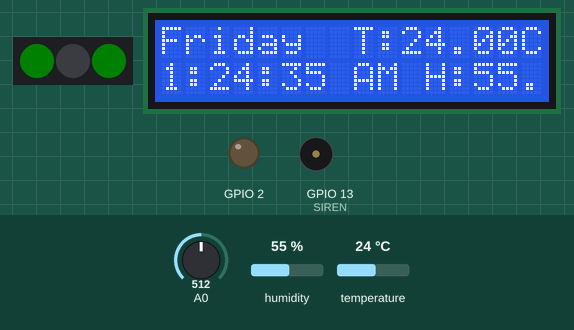
This sketch was run on a simulated ESP8266 (NodeMCU). On the bench: 3 RGB LEDs in strip order, left to right, 16×2 character LCD, output pins drawn as LEDs (lit = HIGH), buzzer (waves = sounding, pin HIGH). The inputs (shaded band) are chosen by the test bench; at power-on: humidity 55 %, temperature 24 °C, A0 = 512. Dim RGB values are drawn brighter than linear; WiFi joins after 1.5 s; servers stay silent unless stated; network time is answered at once with the bench clock; the local clock reads 2024-03-15 10:24:30 at power-on unless the sketch sets it; what the sketch prints to the serial monitor is not drawn.

Above: at 5.26 s.
5.3 s: humidity set to 59 %
At 6.7 s:
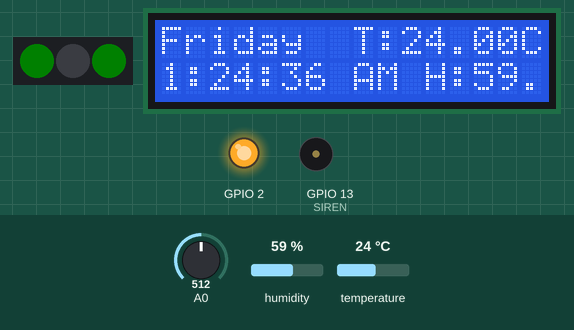
7.5 s: humidity set to 62 %
At 10.4 s:
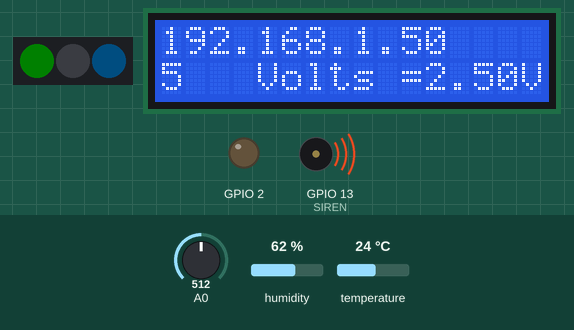
10.5 s: temperature set to 22 °C
13.5 s: temperature set to 19 °C
At 14.84 s:
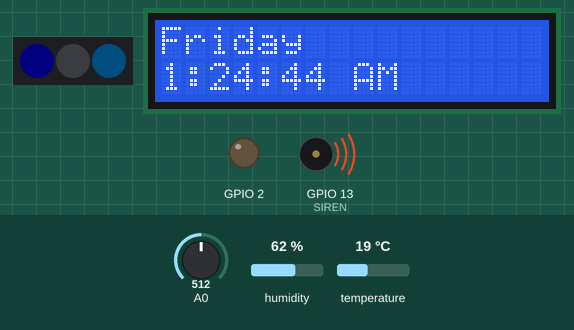
16.1 s: temperature set to 33 °C
At 16.8 s:
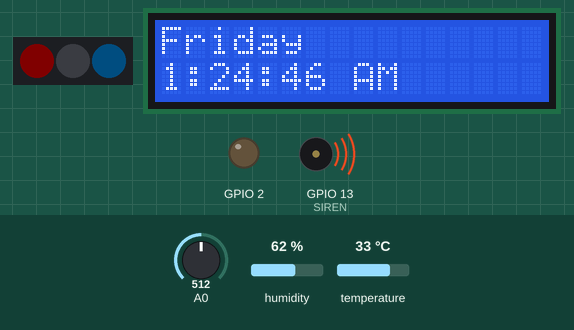
19.1 s: humidity set to 22 %
At 20.8 s:
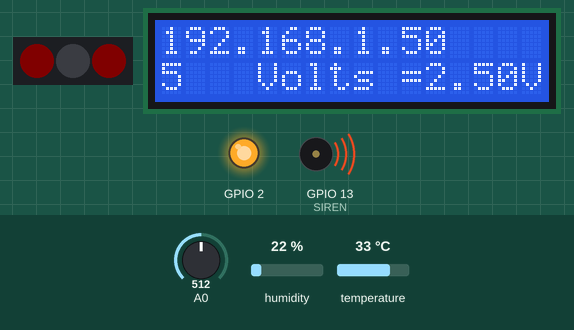
Timing chart, 0 to 30.8 s (numbered marks = the images above; inputs shaded):
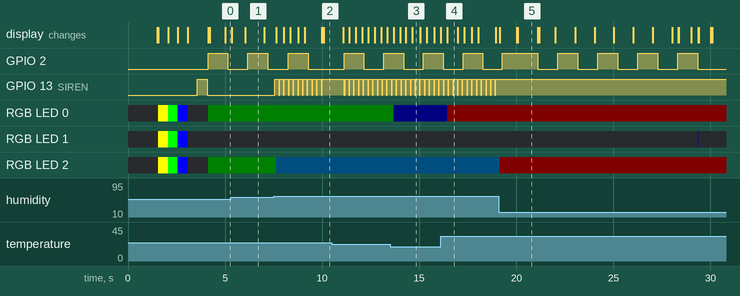

The sketch:

Battery_DHT_Alarm.ino
```cpp
#include <NTPClient.h>    // Clock Sync
#include <ESP8266WiFi.h>  // ESP8266 Wifi Lib
#include <ESP8266mDNS.h>
#include <Hash.h>
#include <ESPAsyncTCP.h>
#include <ESPAsyncWebServer.h>  // ESP WebServerr Lib
#include <WiFiUdp.h>
#include <LCD_I2C.h>            // I2C LIB 16x2 20x4 DotMatrix
#include <Adafruit_NeoPixel.h>  // WS218B Led Lib
#include <Adafruit_Sensor.h>    // Base Sensor Lib
#include <DHT.h>                // DHT
#include <DHT_U.h>              // Unified Dht
#include <ArduinoOTA.h>         // Remote Upload Lib


#define LED_PIN 14             // Built in Led Weemos D1 R2 Mini
#define LED_COUNT 3            // on board leds Ws218b
#define BRIGHTNESS_DEFAULT 20  // Default brightness for day time
#define BRIGHTNESS_NIGHT 5     // Night led brightness settings

#define BUTTON 4  //  Button Pin
#define SIREN 13  // Siren Pin
bool AlarmON = true;
bool AlarmOFF = false;

#define DHTPIN 12      // Dht Pin
#define DHTTYPE DHT11  // Dht Type

bool TempOK = false;   // State to compare if Temps are Optimal
bool HumidOK = false;  // State to compare if Humidity is Optimal

float temp = 0.0;   // Float incoming Temps
float humid = 0.0;  // Float incoming Humidity

AsyncWebServer server(80);

int SirenState = LOW;  // intiate siren in the off postion
int ledState = LOW;    // intiate Led in off postion

unsigned long OldSirenTime = 0;
unsigned long OldTime = 0;          // time hold for led blink
unsigned long OldIPTime = 0;        // time hold for IP Info Flash to LCD
unsigned long OldLcdClearTime = 0;  // time hold for LCD Clear

const long SirenTime = 200;      // timer for Siren to Pulse
const long IPtime = 10000;       // how often IP Shows on LCD 10000ms
const long LedTimer = 1000;      // Blink Led every 1000ms to count time
const long LcdClearTime = 1000;  // delay before lcd clears

int brightness = BRIGHTNESS_DEFAULT;  // intiate brightness as Default settings

const char *ssid = "Tip-jar";              // Your Wifi Network
const char *password = "PASSWORD1234LOL";  //Your Password

char daysOfTheWeek[7][12] = { "Sunday", "Monday", "Tuesday", "Wednesday", "Thursday", "Friday", "Saturday" };  // Display Day as Words

DHT_Unified dht(DHTPIN, DHTTYPE);  // Connecting Dht pin and type

WiFiUDP ntpUDP;  //????????

NTPClient timeClient(ntpUDP, "europe.pool.ntp.org", 6800, 3600);  //  Clock Sync Server  Adj 43200 Winter   or 46800 Summer for DST +12GMT Auck NZ
Adafruit_NeoPixel strip(LED_COUNT, LED_PIN, NEO_GRB + NEO_KHZ800);  // connect WS218B Pin,LedCount,Type

LCD_I2C lcd(0x26, 16, 2);  // What Size Dotmatrix used 16x2 , 20,4  (SCL,SDA)

  int hours = timeClient.getHours();
  int minutes = timeClient.getMinutes();

// Logic For WebServer Page--------------------------------------------------------------------------------------------

const char index_html[] PROGMEM = R"rawliteral(
<!DOCTYPE HTML><html>
<head>
  <meta name="viewport" content="width=device-width, initial-scale=1">
  <link rel="stylesheet" href="https://use.fontawesome.com/releases/v5.7.2/css/all.css" integrity="sha384-fnmOCqbTlWIlj8LyTjo7mOUStjsKC4pOpQbqyi7RrhN7udi9RwhKkMHpvLbHG9Sr" crossorigin="anonymous">
  <style>
    html {
     font-family: Arial;
     display: inline-block;
     margin: 0px auto;
     text-align: center;
    }
    h2 { font-size: 3.0rem; }
    p { font-size: 3.0rem; }
    .units { font-size: 1.2rem; }
    .dht-labels{
      font-size: 1.5rem;
      vertical-align:middle;
      padding-bottom: 15px;
    }
  </style>
</head>
<body>
  <h2>Home Temps</h2>
  <p>
    <i class="fas fa-thermometer-half" style="color:#059e8a;"></i>
    <span class="dht-labels">Temperature</span>
    <span id="temperature">%TEMPERATURE%</span>
    <sup class="units">&deg;C</sup>
  </p>
  <p>
    <i class="fas fa-tint" style="color:#00add6;"></i>
    <span class="dht-labels">Humidity</span>
    <span id="humidity">%HUMIDITY%</span>
    <sup class="units">%</sup>
  </p>
  <br><br><br><br><br><br><br><br><br><br><br><br><br><br>
  <footer>Made By MacaDaca88</footer>
</body>
<script>
setInterval(function ( ) {
  var xhttp = new XMLHttpRequest();
  xhttp.onreadystatechange = function() {
    if (this.readyState == 4 && this.status == 200) {
      document.getElementById("temperature").innerHTML = this.responseText;
    }
  };
  xhttp.open("GET", "/temperature", true);
  xhttp.send();
}, 1000 ) ;

setInterval(function ( ) {
  var xhttp = new XMLHttpRequest();
  xhttp.onreadystatechange = function() {
    if (this.readyState == 4 && this.status == 200) {
      document.getElementById("humidity").innerHTML = this.responseText;
    }
  };
  xhttp.open("GET", "/humidity", true);
  xhttp.send();
}, 1000 ) ;
</script>
</html>)rawliteral";


// End Of Web Page Logic-------------------------------------------------------------------------------------

String processor(const String &var) {
  //Serial.println(var);
  if (var == "TEMPERATURE") {
    return String(temp);
  } else if (var == "HUMIDITY") {
    return String(humid);
  }
  return String();
}

void setup() {
  Serial.begin(115200);          // Start Serial Moniter
  pinMode(BUTTON, INPUT);        // Define Button as INPUT
  pinMode(SIREN, OUTPUT);        // Define Siren as OUTPUT
  pinMode(BUILTIN_LED, OUTPUT);  //Define Builtin_led as OUTPUT
  WiFi.mode(WIFI_STA);           // Set Wifi Mode To Station
  WiFi.begin(ssid, password);    // connect ssid and password

  while (WiFi.status() != WL_CONNECTED) {  // check if  NOT connected
    delay(500);                            // Give Life a chance to catch up
    Serial.print(".");
    lcd.setCursor(1, 0);
    lcd.print(".");  // Prints on LCD . Until Connected
  }
  // Port defaults to 8266
  // ArduinoOTA.setPort(8266);

  // Hostname defaults to Weemos8266-[MAC]
  // ArduinoOTA.setHostname("Weemos8266");

  // No authentication by default
  // ArduinoOTA.setPassword("admin");

  // Password can be set with it's md5 value as well
  // MD5(admin) = 21232f297a57a5a743894a0e4a801fc3
  // ArduinoOTA.setPasswordHash("21232f297a57a5a743894a0e4a801fc3");
  ArduinoOTA.onStart([]() {  // Starts wifi update
    String type;
    if (ArduinoOTA.getCommand() == U_FLASH) {
      type = "sketch";
    } else {  // U_FS
      type = "filesystem";
    }
    Serial.println("Start updating " + type);
    lcd.clear();
    lcd.setCursor(0, 0);
    lcd.print("Updating");  //Print on LCD Updating
  });
  ArduinoOTA.onEnd([]() {  // Upload Complete
    Serial.println("\nEnd");
    lcd.clear();
    lcd.setCursor(0, 0);
    lcd.print("Up-Date Completed");  // Print on LCD End
  });
  ArduinoOTA.onProgress([](unsigned int progress, unsigned int total) {  // Progress during update
    Serial.printf("Progress: %u%%\r", (progress / (total / 100)));
    lcd.clear();
    lcd.setCursor(0, 0);
    lcd.print(progress / (total / 100));  // Prints on LCD The % of Upload Out of 100
  });
  ArduinoOTA.onError([](ota_error_t error) {  // If Upload FAILS
    Serial.printf("Error[%u]: ", error);
    lcd.clear();
    lcd.setCursor(0, 0);
    lcd.print(error);  // Print On LCD Active Error type
    if (error == OTA_AUTH_ERROR) {
      Serial.println("Auth Failed");
    } else if (error == OTA_BEGIN_ERROR) {
      Serial.println("Begin Failed");
    } else if (error == OTA_CONNECT_ERROR) {
      Serial.println("Connect Failed");
    } else if (error == OTA_RECEIVE_ERROR) {
      Serial.println("Receive Failed");
    } else if (error == OTA_END_ERROR) {
      Serial.println("End Failed");
    }
  });
  ArduinoOTA.begin();  // Begin the upload
  timeClient.begin();  // Start Clock Sync Server
  // Route for root / web page
  server.on("/", HTTP_GET, [](AsyncWebServerRequest *request) {
    request->send_P(200, "text/html", index_html, processor);
  });
  server.on("/temperature", HTTP_GET, [](AsyncWebServerRequest *request) {
    request->send_P(200, "text/plain", String(temp).c_str());
  });
  server.on("/humidity", HTTP_GET, [](AsyncWebServerRequest *request) {
    request->send_P(200, "text/plain", String(humid).c_str());
  });
  server.begin();            // Begin The server Active Webpage
  strip.begin();             // Intiate the led strip
  strip.setBrightness(255);  // Set the led strip Brightness for startup
  lcd.begin();               // Initiate the LCD
  lcd.backlight();           // Initate the LCD Backlight
  for (int i = 0; i < LED_COUNT; i++) {
    strip.setPixelColor(i, strip.Color(255, 255, 0));  //Test  Orange
  }
  strip.show();
  delay(500);  // Give Life a chance to catch up
  for (int i = 0; i < LED_COUNT; i++) {
    strip.setPixelColor(i, strip.Color(0, 255, 0));  //Test Green
  }
  strip.show();
  delay(500);  // Give Life a chance to catch up
  for (int i = 0; i < LED_COUNT; i++) {
    strip.setPixelColor(i, strip.Color(0, 0, 255));  //Test Blue
  }
  strip.show();
  delay(500);  // Give Life a chance to catch up
  for (int i = 0; i < LED_COUNT; i++) {
    strip.setPixelColor(i, strip.Color(0, 0, 0));  // Test OFF/BLACK
  }
  strip.show();
  delay(500);  // Give Life a chance to catch up
  digitalWrite(SIREN, HIGH);
  delay(500);  // Give Life a chance to catch up
  digitalWrite(SIREN, LOW);
  dht.begin();  //Intiate DHT
  Serial.println(F("DHTxx Unified Sensor Example"));
  sensor_t sensor;
  dht.temperature().getSensor(&sensor);
  Serial.println(F("------------------------------------"));
  Serial.println(F("Temperature Sensor"));
  Serial.print(F("Sensor Type: "));
  Serial.println(sensor.name);
  Serial.print(F("Driver Ver:  "));
  Serial.println(sensor.version);
  Serial.print(F("Unique ID:   "));
  Serial.println(sensor.sensor_id);
  Serial.print(F("Max Value:   "));
  Serial.print(sensor.max_value);
  Serial.println(F("°C"));
  Serial.print(F("Min Value:   "));
  Serial.print(sensor.min_value);
  Serial.println(F("°C"));
  Serial.print(F("Resolution:  "));
  Serial.print(sensor.resolution);
  Serial.println(F("°C"));
  Serial.println(F("------------------------------------"));
  dht.humidity().getSensor(&sensor);
  Serial.println(F("Humidity Sensor"));
  Serial.print(F("Sensor Type: "));
  Serial.println(sensor.name);
  Serial.print(F("Driver Ver:  "));
  Serial.println(sensor.version);
  Serial.print(F("Unique ID:   "));
  Serial.println(sensor.sensor_id);
  Serial.print(F("Max Value:   "));
  Serial.print(sensor.max_value);
  Serial.println(F("%"));
  Serial.print(F("Min Value:   "));
  Serial.print(sensor.min_value);
  Serial.println(F("%"));
  Serial.print(F("Resolution:  "));
  Serial.print(sensor.resolution);
  Serial.println(F("%"));
  Serial.println(F("------------------------------------"));
}
// Setup Completed --------------------------------------------------------------------

void updateBrightness() {  // checks if time has reached to dim lights to save power

  // Check if it's daytime (between 8 AM and 6 PM)
  if (hours >= 8 && hours <= 17) {
    brightness = BRIGHTNESS_DEFAULT;  //Day
    strip.setBrightness(brightness);  // Set the led strip Brightness for DAY
  } else {
    brightness = BRIGHTNESS_NIGHT;    //Night
    strip.setBrightness(brightness);  // Set the led strip Brightness for NIGHT
  }
  if ((hours >= 1) && (hours <= 7)) {
    strip.setPixelColor(1, strip.Color(0, 0, 0));  // OFF
    brightness == 0;
    Serial.println("off");
  }
}

void Alarm() {


  if ((hours >= 7) && (minutes >= 30)) {
    lcd.clear();
    lcd.setCursor(0, 0);
    lcd.print("    Ayla and Locky  ");
    lcd.setCursor(1, 0);
    lcd.print("are retards :0 :P");

  //  digitalWrite(SIREN, HIGH);
    delay(500);
    digitalWrite(SIREN, LOW);
    delay(500);
  } else if (hours >= 8) {
  //  digitalWrite(SIREN, HIGH);
    delay(200);
    digitalWrite(SIREN, LOW);
    delay(200);
  } else if ((hours >= 8) && (minutes >= 30)) {
    digitalWrite(SIREN, HIGH);
  } else if (hours >= 11) {
    digitalWrite(SIREN, LOW);
  }
  if (BUTTON == HIGH) {
    AlarmOFF = true;
  } else {
    AlarmOFF = false;
  }
}
void loop() {

  ArduinoOTA.handle();  // upload via wifi

  Serial.println(WiFi.localIP());  // Serial prints the active IP address
  Alarm();
  updateBrightness();  // updates Strip Brightness to time of day

  int BATT = analogRead(A0);
  float volts = BATT * (5.00 / 1023.00);
  Serial.print("Volts = ");
  Serial.println(volts);

  unsigned long TimeIRL = millis();  //Time
  sensors_event_t event;
  dht.temperature().getEvent(&event);
  temp = event.temperature;


  if (isnan(event.temperature)) {
    Serial.println(F("Error reading temperature!"));
    lcd.clear();
    lcd.setCursor(0, 0);
    lcd.print("Error reading temperature!");
    TempOK = false;  // sets Temps As failed intiating Fail logic
    for (int i = 0; i < LED_COUNT; i++) {
      strip.setPixelColor(i, strip.Color(255, 0, 0));
    }
    strip.show();
  } else {
    TempOK = true;  // sets temps  as in optimal range
    Serial.print(F("Temperature: "));
    Serial.print(event.temperature);
    Serial.println(F("°C"));
    lcd.setCursor(8, 0);
    lcd.print("T:");
    lcd.print(temp);
    lcd.print("C");
    if (temp <= 20 && temp >= 0) {
      for (int i = 0; i < LED_COUNT; i++) {  //
        strip.setPixelColor(0, strip.Color(0, 0, 255));
      }
      strip.show();
    } else if (temp <= 30 && temp >= 20) {
      for (int i = 0; i < LED_COUNT; i++) {
        strip.setPixelColor(0, strip.Color(0, 255, 0));
      }
      strip.show();
    } else if (temp <= 40 && temp >= 30) {
      for (int i = 0; i < LED_COUNT; i++) {
        strip.setPixelColor(0, strip.Color(255, 0, 0));
      }
      strip.show();
    }
  }
  dht.humidity().getEvent(&event);
  humid = event.relative_humidity;
  if (isnan(event.relative_humidity)) {
    Serial.println(F("Error reading humidity!"));
    lcd.clear();
    lcd.setCursor(0, 1);
    lcd.print("Error reading humidity!");
    HumidOK = false;
    for (int i = 0; i < LED_COUNT; i++) {
      strip.setPixelColor(2, strip.Color(255, 0, 0));
    }
    strip.show();
  } else {
    Serial.print(F("Humidity: "));
    Serial.print((int)event.relative_humidity);
    Serial.println(F("%"));
    lcd.setCursor(11, 1);
    lcd.print("H:");
    lcd.print(humid);
    lcd.print("%");
    if (humid <= 30 && humid >= 0) {
      for (int i = 0; i < LED_COUNT; i++) {
        strip.setPixelColor(2, strip.Color(255, 0, 0));  // orange
      }
      strip.show();
    } else if (humid <= 60 && humid >= 30) {
      for (int i = 0; i < LED_COUNT; i++) {
        strip.setPixelColor(2, strip.Color(0, 255, 0));  // green
      }
      strip.show();
    } else if (humid <= 80 && humid >= 60) {
      for (int i = 0; i < LED_COUNT; i++) {
        strip.setPixelColor(2, strip.Color(0, 165, 255));  // orange
      }
      lcd.clear();
      digitalWrite(SIREN, HIGH);
      lcd.setCursor(0, 12);
      lcd.print("Siren");
      if (TimeIRL - OldSirenTime >= SirenTime) {
        OldSirenTime = TimeIRL;
        digitalWrite(SIREN, LOW);
        lcd.setCursor(0, 12);
        lcd.print("Siren pulse");
      }
      strip.show();
    } else if (humid <= 100 && humid >= 80) {
      digitalWrite(SIREN, HIGH);
      for (int i = 0; i < LED_COUNT; i++) {
        strip.setPixelColor(2, strip.Color(0, 0, 255));  // red
      }
      strip.show();
    } else {
      digitalWrite(SIREN, LOW);
    }
  }

  if (TimeIRL - OldIPTime >= IPtime) {
    OldIPTime = TimeIRL;
    lcd.clear();
    lcd.setCursor(0, 0);
    lcd.print(WiFi.localIP());
    lcd.setCursor(0, 1);
    lcd.print(brightness);
    lcd.setCursor(4, 1);
    lcd.print("Volts =");
    lcd.print(volts);
    lcd.print("V");

    delay(1000);
  }
  if (TimeIRL - OldTime >= LedTimer) {
    OldTime = TimeIRL;
    if (ledState == LOW) {
      ledState = HIGH;
      strip.setPixelColor(1, strip.Color(0, 0, 0));  // Off
      strip.show();
    } else {
      ledState = LOW;
      strip.setPixelColor(1, strip.Color(0, 0, 255));  // Blue
      strip.show();
    }
    digitalWrite(BUILTIN_LED, ledState);
  }
  timeClient.update();  // Update the Clock
  lcd.setCursor(0, 0);
  lcd.print(daysOfTheWeek[timeClient.getDay()]);
  lcd.setCursor(0, 1);

  bool isPM = hours >= 12;

  if (hours > 12) {
    hours -= 12;
  }
  if (hours == 0) {
    hours = 12;
  }
  lcd.print(hours);
  lcd.print(":");
  if (timeClient.getMinutes() < 10) {
    lcd.print("0");  // Add leading zero for single-digit minutes
  }
  lcd.print(timeClient.getMinutes());
  lcd.print(":");
  if (timeClient.getSeconds() < 10) {
    lcd.print("0");  // Add leading zero for single-digit seconds
  }
  lcd.print(timeClient.getSeconds());
  lcd.print(" ");
  lcd.print(isPM ? "PM" : "AM");
  Serial.println(daysOfTheWeek[timeClient.getDay()]);
  Serial.print(timeClient.getHours());
  Serial.print(":");
  Serial.print(timeClient.getMinutes());
  Serial.print(":");
  Serial.println(timeClient.getSeconds());
  if (TimeIRL - OldLcdClearTime >= LcdClearTime) {  // Check if time to clear LCD
    OldLcdClearTime = TimeIRL;
    lcd.clear();
  }
}
```

Measured:
- the behaviour switches between 60 and 61 % on humidity (found by bisection; images 1 and 2)
- the behaviour switches between 21 and 20 °C on temperature (found by bisection; images 2 and 3)
- after the input at 7.5 s, GPIO 13 (SIREN): alternates HIGH for 0.19 s and LOW for 0.05 s, starting after 0.07 s; the display: first changes after 0.14 s (image 2 shows a later state)
- after the input at 13.5 s, the display: first changes after 0.18 s (image 3 shows a later state)
- after the input at 19.1 s, GPIO 13 (SIREN): stops changing and stays HIGH; the display: first changes at once (image 5 shows a later state)
- by itself, GPIO 2: repeats every 2.1 s: LOW 1.0 s, HIGH 1.0 s
- what the display in image 1 shows lasts 1.0 s, from 6.0 s to 7.0 s
